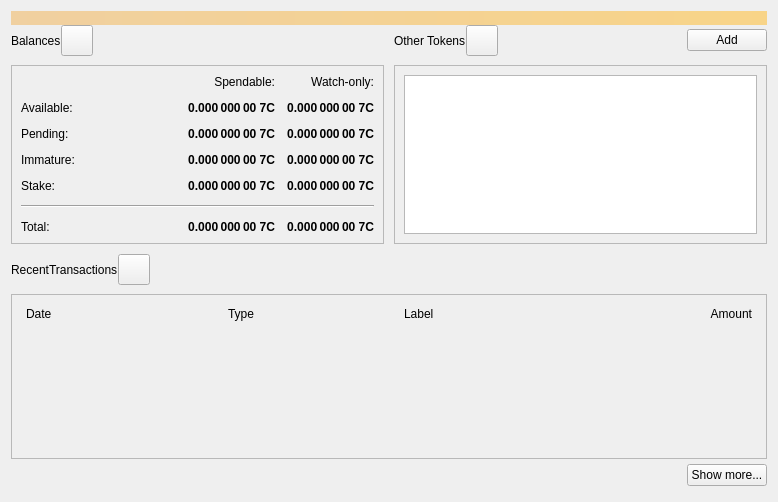
<?xml version="1.0" encoding="UTF-8"?>
<ui version="4.0">
 <class>OverviewPage</class>
 <widget class="QWidget" name="OverviewPage">
  <property name="geometry">
   <rect>
    <x>0</x>
    <y>0</y>
    <width>778</width>
    <height>502</height>
   </rect>
  </property>
  <property name="windowTitle">
   <string>Form</string>
  </property>
  <layout class="QVBoxLayout" name="topLayout">
   <property name="spacing">
    <number>0</number>
   </property>
   <item>
    <widget class="QLabel" name="labelAlerts">
     <property name="visible">
      <bool>false</bool>
     </property>
     <property name="styleSheet">
      <string notr="true">QLabel { background-color: qlineargradient(x1: 0, y1: 0, x2: 1, y2: 0, stop:0 #F0D0A0, stop:1 #F8D488); color:#000000; }</string>
     </property>
     <property name="wordWrap">
      <bool>true</bool>
     </property>
     <property name="margin">
      <number>3</number>
     </property>
     <property name="textInteractionFlags">
      <set>Qt::TextSelectableByMouse</set>
     </property>
    </widget>
   </item>
   <item>
    <layout class="QGridLayout" name="gridLayout_2">
     <item row="0" column="2">
      <layout class="QHBoxLayout" name="horizontalLayout_4">
       <property name="bottomMargin">
        <number>9</number>
       </property>
       <item>
        <widget class="QLabel" name="labelTokens">
         <property name="text">
          <string>Other Tokens</string>
         </property>
        </widget>
       </item>
       <item>
        <widget class="QToolButton" name="labelTokenStatus">
         <property name="toolTip">
          <string>The displayed information may be out of date. Your wallet automatically synchronizes with the 7Coin network after a connection is established, but this process has not completed yet.</string>
         </property>
         <property name="text">
          <string/>
         </property>
         <property name="iconSize">
          <size>
           <width>24</width>
           <height>24</height>
          </size>
         </property>
         <property name="flat" stdset="0">
          <bool>false</bool>
         </property>
        </widget>
       </item>
       <item>
        <spacer name="horizontalSpacer_7">
         <property name="orientation">
          <enum>Qt::Horizontal</enum>
         </property>
         <property name="sizeHint" stdset="0">
          <size>
           <width>40</width>
           <height>20</height>
          </size>
         </property>
        </spacer>
       </item>
       <item>
        <widget class="QPushButton" name="buttonAddToken">
         <property name="text">
          <string>Add</string>
         </property>
        </widget>
       </item>
      </layout>
     </item>
     <item row="1" column="2">
      <widget class="QFrame" name="frameOtherTokens">
       <property name="minimumSize">
        <size>
         <width>0</width>
         <height>100</height>
        </size>
       </property>
       <property name="frameShape">
        <enum>QFrame::StyledPanel</enum>
       </property>
       <property name="frameShadow">
        <enum>QFrame::Raised</enum>
       </property>
       <layout class="QVBoxLayout" name="verticalLayout_10">
        <item>
         <widget class="QListView" name="listTokens">
          <property name="enabled">
           <bool>true</bool>
          </property>
         </widget>
        </item>
       </layout>
      </widget>
     </item>
     <item row="1" column="0">
      <widget class="QFrame" name="frameBalances">
       <property name="frameShape">
        <enum>QFrame::StyledPanel</enum>
       </property>
       <property name="frameShadow">
        <enum>QFrame::Raised</enum>
       </property>
       <layout class="QVBoxLayout" name="verticalLayout_4">
        <item>
         <layout class="QGridLayout" name="gridLayout">
          <property name="spacing">
           <number>12</number>
          </property>
          <item row="2" column="3">
           <widget class="QLabel" name="labelWatchPending">
            <property name="font">
             <font>
              <weight>75</weight>
              <bold>true</bold>
             </font>
            </property>
            <property name="cursor">
             <cursorShape>IBeamCursor</cursorShape>
            </property>
            <property name="toolTip">
             <string>Unconfirmed transactions to watch-only addresses</string>
            </property>
            <property name="text">
             <string notr="true">0.000 000 00 7C</string>
            </property>
            <property name="alignment">
             <set>Qt::AlignRight|Qt::AlignTrailing|Qt::AlignVCenter</set>
            </property>
            <property name="textInteractionFlags">
             <set>Qt::LinksAccessibleByMouse|Qt::TextSelectableByKeyboard|Qt::TextSelectableByMouse</set>
            </property>
           </widget>
          </item>
          <item row="2" column="2">
           <widget class="QLabel" name="labelUnconfirmed">
            <property name="font">
             <font>
              <weight>75</weight>
              <bold>true</bold>
             </font>
            </property>
            <property name="cursor">
             <cursorShape>IBeamCursor</cursorShape>
            </property>
            <property name="toolTip">
             <string>Total of transactions that have yet to be confirmed, and do not yet count toward the spendable balance</string>
            </property>
            <property name="text">
             <string notr="true">0.000 000 00 7C</string>
            </property>
            <property name="alignment">
             <set>Qt::AlignRight|Qt::AlignTrailing|Qt::AlignVCenter</set>
            </property>
            <property name="textInteractionFlags">
             <set>Qt::LinksAccessibleByMouse|Qt::TextSelectableByKeyboard|Qt::TextSelectableByMouse</set>
            </property>
           </widget>
          </item>
          <item row="3" column="2">
           <widget class="QLabel" name="labelImmature">
            <property name="font">
             <font>
              <weight>75</weight>
              <bold>true</bold>
             </font>
            </property>
            <property name="cursor">
             <cursorShape>IBeamCursor</cursorShape>
            </property>
            <property name="toolTip">
             <string>Mined balance that has not yet matured</string>
            </property>
            <property name="text">
             <string notr="true">0.000 000 00 7C</string>
            </property>
            <property name="alignment">
             <set>Qt::AlignRight|Qt::AlignTrailing|Qt::AlignVCenter</set>
            </property>
            <property name="textInteractionFlags">
             <set>Qt::LinksAccessibleByMouse|Qt::TextSelectableByKeyboard|Qt::TextSelectableByMouse</set>
            </property>
           </widget>
          </item>
          <item row="3" column="0">
           <widget class="QLabel" name="labelImmatureText">
            <property name="text">
             <string>Immature:</string>
            </property>
           </widget>
          </item>
          <item row="0" column="3">
           <widget class="QLabel" name="labelWatchonly">
            <property name="text">
             <string>Watch-only:</string>
            </property>
            <property name="alignment">
             <set>Qt::AlignRight|Qt::AlignTrailing|Qt::AlignVCenter</set>
            </property>
           </widget>
          </item>
          <item row="1" column="0">
           <widget class="QLabel" name="labelBalanceText">
            <property name="text">
             <string>Available:</string>
            </property>
           </widget>
          </item>
          <item row="1" column="2">
           <widget class="QLabel" name="labelBalance">
            <property name="font">
             <font>
              <weight>75</weight>
              <bold>true</bold>
             </font>
            </property>
            <property name="cursor">
             <cursorShape>IBeamCursor</cursorShape>
            </property>
            <property name="toolTip">
             <string>Your current spendable balance</string>
            </property>
            <property name="text">
             <string notr="true">0.000 000 00 7C</string>
            </property>
            <property name="alignment">
             <set>Qt::AlignRight|Qt::AlignTrailing|Qt::AlignVCenter</set>
            </property>
            <property name="textInteractionFlags">
             <set>Qt::LinksAccessibleByMouse|Qt::TextSelectableByKeyboard|Qt::TextSelectableByMouse</set>
            </property>
           </widget>
          </item>
          <item row="1" column="3">
           <widget class="QLabel" name="labelWatchAvailable">
            <property name="font">
             <font>
              <weight>75</weight>
              <bold>true</bold>
             </font>
            </property>
            <property name="cursor">
             <cursorShape>IBeamCursor</cursorShape>
            </property>
            <property name="toolTip">
             <string>Your current balance in watch-only addresses</string>
            </property>
            <property name="text">
             <string notr="true">0.000 000 00 7C</string>
            </property>
            <property name="alignment">
             <set>Qt::AlignRight|Qt::AlignTrailing|Qt::AlignVCenter</set>
            </property>
            <property name="textInteractionFlags">
             <set>Qt::LinksAccessibleByMouse|Qt::TextSelectableByKeyboard|Qt::TextSelectableByMouse</set>
            </property>
           </widget>
          </item>
          <item row="2" column="0">
           <widget class="QLabel" name="labelPendingText">
            <property name="text">
             <string>Pending:</string>
            </property>
           </widget>
          </item>
          <item row="0" column="2">
           <widget class="QLabel" name="labelSpendable">
            <property name="text">
             <string>Spendable:</string>
            </property>
            <property name="alignment">
             <set>Qt::AlignRight|Qt::AlignTrailing|Qt::AlignVCenter</set>
            </property>
           </widget>
          </item>
          <item row="4" column="0">
           <widget class="QLabel" name="labelStakeText">
            <property name="text">
             <string>Stake:</string>
            </property>
           </widget>
          </item>
          <item row="4" column="2">
           <widget class="QLabel" name="labelStake">
            <property name="font">
             <font>
              <weight>75</weight>
              <bold>true</bold>
             </font>
            </property>
            <property name="text">
             <string>0.000 000 00 7C</string>
            </property>
            <property name="alignment">
             <set>Qt::AlignRight|Qt::AlignTrailing|Qt::AlignVCenter</set>
            </property>
            <property name="textInteractionFlags">
             <set>Qt::LinksAccessibleByMouse|Qt::TextSelectableByKeyboard|Qt::TextSelectableByMouse</set>
            </property>
           </widget>
          </item>
          <item row="4" column="3">
           <widget class="QLabel" name="labelWatchStake">
            <property name="font">
             <font>
              <weight>75</weight>
              <bold>true</bold>
             </font>
            </property>
            <property name="text">
             <string>0.000 000 00 7C</string>
            </property>
            <property name="alignment">
             <set>Qt::AlignRight|Qt::AlignTrailing|Qt::AlignVCenter</set>
            </property>
            <property name="textInteractionFlags">
             <set>Qt::LinksAccessibleByMouse|Qt::TextSelectableByKeyboard|Qt::TextSelectableByMouse</set>
            </property>
           </widget>
          </item>
          <item row="3" column="3">
           <widget class="QLabel" name="labelWatchImmature">
            <property name="font">
             <font>
              <weight>75</weight>
              <bold>true</bold>
             </font>
            </property>
            <property name="cursor">
             <cursorShape>IBeamCursor</cursorShape>
            </property>
            <property name="toolTip">
             <string>Mined balance in watch-only addresses that has not yet matured</string>
            </property>
            <property name="text">
             <string notr="true">0.000 000 00 7C</string>
            </property>
            <property name="alignment">
             <set>Qt::AlignRight|Qt::AlignTrailing|Qt::AlignVCenter</set>
            </property>
            <property name="textInteractionFlags">
             <set>Qt::LinksAccessibleByMouse|Qt::TextSelectableByKeyboard|Qt::TextSelectableByMouse</set>
            </property>
           </widget>
          </item>
          <item row="7" column="3">
           <widget class="QLabel" name="labelWatchTotal">
            <property name="font">
             <font>
              <weight>75</weight>
              <bold>true</bold>
             </font>
            </property>
            <property name="cursor">
             <cursorShape>IBeamCursor</cursorShape>
            </property>
            <property name="toolTip">
             <string>Current total balance in watch-only addresses</string>
            </property>
            <property name="text">
             <string notr="true">0.000 000 00 7C</string>
            </property>
            <property name="alignment">
             <set>Qt::AlignRight|Qt::AlignTrailing|Qt::AlignVCenter</set>
            </property>
            <property name="textInteractionFlags">
             <set>Qt::LinksAccessibleByMouse|Qt::TextSelectableByKeyboard|Qt::TextSelectableByMouse</set>
            </property>
           </widget>
          </item>
          <item row="5" column="0" colspan="4">
           <spacer name="verticalSpacer">
            <property name="orientation">
             <enum>Qt::Vertical</enum>
            </property>
            <property name="sizeHint" stdset="0">
             <size>
              <width>20</width>
              <height>40</height>
             </size>
            </property>
           </spacer>
          </item>
          <item row="7" column="2">
           <widget class="QLabel" name="labelTotal">
            <property name="font">
             <font>
              <weight>75</weight>
              <bold>true</bold>
             </font>
            </property>
            <property name="cursor">
             <cursorShape>IBeamCursor</cursorShape>
            </property>
            <property name="toolTip">
             <string>Your current total balance</string>
            </property>
            <property name="text">
             <string notr="true">0.000 000 00 7C</string>
            </property>
            <property name="alignment">
             <set>Qt::AlignRight|Qt::AlignTrailing|Qt::AlignVCenter</set>
            </property>
            <property name="textInteractionFlags">
             <set>Qt::LinksAccessibleByMouse|Qt::TextSelectableByKeyboard|Qt::TextSelectableByMouse</set>
            </property>
           </widget>
          </item>
          <item row="0" column="1" rowspan="5">
           <spacer name="horizontalSpacer_5">
            <property name="orientation">
             <enum>Qt::Horizontal</enum>
            </property>
            <property name="sizeHint" stdset="0">
             <size>
              <width>40</width>
              <height>20</height>
             </size>
            </property>
           </spacer>
          </item>
          <item row="7" column="0">
           <widget class="QLabel" name="labelTotalText">
            <property name="text">
             <string>Total:        </string>
            </property>
           </widget>
          </item>
          <item row="6" column="0" colspan="4">
           <widget class="Line" name="hLine">
            <property name="orientation">
             <enum>Qt::Horizontal</enum>
            </property>
           </widget>
          </item>
         </layout>
        </item>
       </layout>
      </widget>
     </item>
     <item row="0" column="0">
      <layout class="QHBoxLayout" name="horizontalLayout_2">
       <property name="bottomMargin">
        <number>9</number>
       </property>
       <item>
        <widget class="QLabel" name="labelBalances">
         <property name="text">
          <string>Balances</string>
         </property>
        </widget>
       </item>
       <item>
        <widget class="QToolButton" name="labelWalletStatus">
         <property name="enabled">
          <bool>true</bool>
         </property>
         <property name="toolTip">
          <string>The displayed information may be out of date. Your wallet automatically synchronizes with the 7Coin network after a connection is established, but this process has not completed yet.</string>
         </property>
         <property name="text">
          <string/>
         </property>
         <property name="icon">
          <iconset>
           <normaloff>:/icons/warning</normaloff>
           <disabledoff>:/icons/warning</disabledoff>:/icons/warning</iconset>
         </property>
         <property name="iconSize">
          <size>
           <width>24</width>
           <height>24</height>
          </size>
         </property>
         <property name="flat" stdset="0">
          <bool>false</bool>
         </property>
        </widget>
       </item>
       <item>
        <spacer name="horizontalSpacer">
         <property name="orientation">
          <enum>Qt::Horizontal</enum>
         </property>
         <property name="sizeHint" stdset="0">
          <size>
           <width>40</width>
           <height>20</height>
          </size>
         </property>
        </spacer>
       </item>
      </layout>
     </item>
     <item row="0" column="1" rowspan="2">
      <spacer name="horizontalSpacer_4">
       <property name="orientation">
        <enum>Qt::Horizontal</enum>
       </property>
       <property name="sizeType">
        <enum>QSizePolicy::Fixed</enum>
       </property>
       <property name="sizeHint" stdset="0">
        <size>
         <width>10</width>
         <height>20</height>
        </size>
       </property>
      </spacer>
     </item>
    </layout>
   </item>
   <item>
    <spacer name="verticalSpacer_4">
     <property name="orientation">
      <enum>Qt::Vertical</enum>
     </property>
     <property name="sizeType">
      <enum>QSizePolicy::Fixed</enum>
     </property>
     <property name="sizeHint" stdset="0">
      <size>
       <width>20</width>
       <height>10</height>
      </size>
     </property>
    </spacer>
   </item>
   <item>
    <layout class="QHBoxLayout" name="horizontalLayout_6">
     <property name="bottomMargin">
      <number>9</number>
     </property>
     <item>
      <widget class="QLabel" name="labelRecentTransactions">
       <property name="text">
        <string>RecentTransactions</string>
       </property>
      </widget>
     </item>
     <item>
      <widget class="QToolButton" name="labelTransactionsStatus">
       <property name="enabled">
        <bool>true</bool>
       </property>
       <property name="toolTip">
        <string>The displayed information may be out of date. Your wallet automatically synchronizes with the 7Coin network after a connection is established, but this process has not completed yet.</string>
       </property>
       <property name="text">
        <string/>
       </property>
       <property name="icon">
        <iconset>
         <normaloff>:/icons/warning</normaloff>
         <disabledoff>:/icons/warning</disabledoff>:/icons/warning</iconset>
       </property>
       <property name="iconSize">
        <size>
         <width>24</width>
         <height>24</height>
        </size>
       </property>
       <property name="flat" stdset="0">
        <bool>false</bool>
       </property>
      </widget>
     </item>
     <item>
      <spacer name="horizontalSpacer_3">
       <property name="orientation">
        <enum>Qt::Horizontal</enum>
       </property>
       <property name="sizeHint" stdset="0">
        <size>
         <width>40</width>
         <height>20</height>
        </size>
       </property>
      </spacer>
     </item>
    </layout>
   </item>
   <item>
    <layout class="QVBoxLayout" name="verticalLayout_3">
     <item>
      <widget class="QFrame" name="frameRecentTransactions">
       <property name="frameShape">
        <enum>QFrame::StyledPanel</enum>
       </property>
       <property name="frameShadow">
        <enum>QFrame::Raised</enum>
       </property>
       <layout class="QVBoxLayout" name="verticalLayout_8">
        <item>
         <layout class="QHBoxLayout" name="horizontalLayout_3">
          <property name="spacing">
           <number>5</number>
          </property>
          <property name="leftMargin">
           <number>5</number>
          </property>
          <property name="rightMargin">
           <number>5</number>
          </property>
          <item>
           <widget class="QLabel" name="labelDate">
            <property name="text">
             <string>Date</string>
            </property>
           </widget>
          </item>
          <item>
           <spacer name="horizontalSpacer_2">
            <property name="orientation">
             <enum>Qt::Horizontal</enum>
            </property>
            <property name="sizeType">
             <enum>QSizePolicy::Fixed</enum>
            </property>
            <property name="sizeHint" stdset="0">
             <size>
              <width>25</width>
              <height>20</height>
             </size>
            </property>
           </spacer>
          </item>
          <item>
           <widget class="QLabel" name="labelType">
            <property name="text">
             <string>Type</string>
            </property>
           </widget>
          </item>
          <item>
           <widget class="QLabel" name="labelAddress">
            <property name="text">
             <string>Label</string>
            </property>
           </widget>
          </item>
          <item>
           <widget class="QLabel" name="labelAmount">
            <property name="text">
             <string>Amount</string>
            </property>
            <property name="alignment">
             <set>Qt::AlignRight|Qt::AlignTrailing|Qt::AlignVCenter</set>
            </property>
           </widget>
          </item>
         </layout>
        </item>
        <item>
         <widget class="QListView" name="listTransactions">
          <property name="styleSheet">
           <string notr="true">QListView { background: transparent; }</string>
          </property>
          <property name="frameShape">
           <enum>QFrame::NoFrame</enum>
          </property>
          <property name="verticalScrollBarPolicy">
           <enum>Qt::ScrollBarAlwaysOff</enum>
          </property>
          <property name="horizontalScrollBarPolicy">
           <enum>Qt::ScrollBarAlwaysOff</enum>
          </property>
         </widget>
        </item>
       </layout>
      </widget>
     </item>
     <item>
      <layout class="QHBoxLayout" name="horizontalLayout">
       <property name="topMargin">
        <number>5</number>
       </property>
       <property name="bottomMargin">
        <number>5</number>
       </property>
       <item>
        <spacer name="horizontalSpacer_6">
         <property name="orientation">
          <enum>Qt::Horizontal</enum>
         </property>
         <property name="sizeHint" stdset="0">
          <size>
           <width>40</width>
           <height>20</height>
          </size>
         </property>
        </spacer>
       </item>
       <item>
        <widget class="QPushButton" name="showMoreButton">
         <property name="text">
          <string>Show more...</string>
         </property>
        </widget>
       </item>
      </layout>
     </item>
    </layout>
   </item>
  </layout>
 </widget>
 <resources/>
 <connections/>
</ui>
